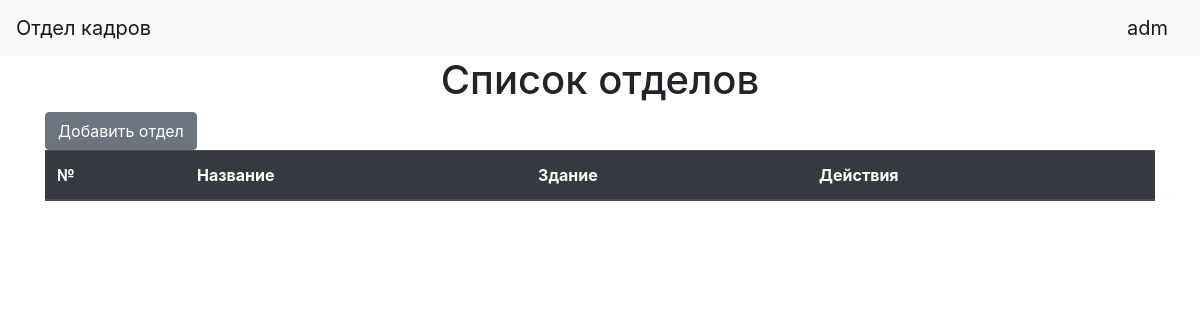
The app's page /departments (signed in), older data.
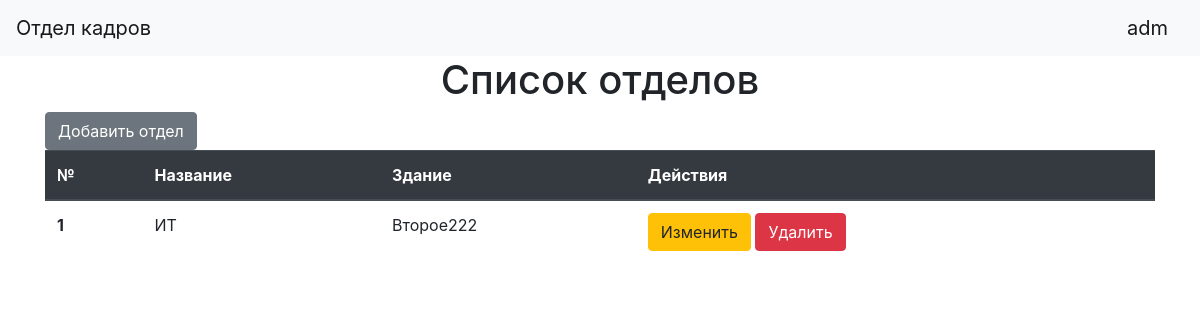
The same page, newer data.
### data/users.py (models this page shows, shortened)
class User(SqlAlchemyBase, UserMixin):
    __tablename__ = 'users'
    id = sqlalchemy.Column(sqlalchemy.Integer, primary_key=True, autoincrement=True)
    login = sqlalchemy.Column(sqlalchemy.String, nullable=True)
    hashed_password = sqlalchemy.Column(sqlalchemy.String, nullable=True)
    is_admin = sqlalchemy.Column(sqlalchemy.Boolean, nullable=False)

### data/departments.py (models this page shows)
class Department(SqlAlchemyBase):
    __tablename__ = 'departments'
    id = sqlalchemy.Column(sqlalchemy.Integer, primary_key=True, autoincrement=True)
    name = sqlalchemy.Column(sqlalchemy.String, nullable=False, unique=True)
    building_id = sqlalchemy.Column(sqlalchemy.Integer, sqlalchemy.ForeignKey("buildings.id"))
    building = orm.relation('Building')
    staff = orm.relation('Staff', back_populates='department')

### data/buildings.py (models this page shows)
class Building(SqlAlchemyBase):
    __tablename__ = 'buildings'
    id = sqlalchemy.Column(sqlalchemy.Integer, primary_key=True, autoincrement=True)
    name = sqlalchemy.Column(sqlalchemy.String, nullable=False, unique=True)
    departments = orm.relation('Department', back_populates='building')

### main.py (the view)
    @app.route('/departments')
    @login_required
    def departments():
        session = db_session.create_session()
        departments = session.query(Department).all()
        return render_template("departments.html", title='Список отделов', departments=departments)

### data/db_session.py (called while the page is built)
def create_session() -> Session:
    global __factory
    return __factory()

### templates/departments.html
{% extends "base.html" %}
{% block content %}
    <h1 align="center">{{ title }}</h1>
    <a href="department_edit" class="btn btn-secondary">Добавить отдел</a>
    <table class="table">
          <thead class="thead-dark">
            <tr>
              <th scope="col">№</th>
              <th scope="col">Название</th>
              <th scope="col">Здание</th>
              <th scope="col">Действия</th>
            </tr>
          </thead>
          <tbody>
          {% for item in departments %}
            <tr>
              <th scope="row">{{ loop.index }}</th>
              <td>{{ item.name }}</td>
                <td>{{ item.building.name }}</td>
                <td>
                    <a href="/department_edit/{{ item.id }}" class="btn btn-warning">Изменить</a>
                    <a href="/department_delete/{{ item.id }}" class="btn btn-danger">Удалить</a>
                </td>
            </tr>
          {% endfor %}
          </tbody>
    </table>
{% endblock %}

### templates/base.html (shortened to what this page needs)
<!DOCTYPE html>
<html lang="en">
<head>
    <link rel="stylesheet" href="https://stackpath.bootstrapcdn.com/bootstrap/4.4.1/css/bootstrap.min.css">
</head>
  <body>
    <header>
      <nav class="navbar navbar-light bg-light">
        <a class="navbar-brand" href="/">Отдел кадров</a>
          {% if current_user.is_authenticated %}
            <a class="navbar-brand" href="/logout">{{ current_user.login }}</a>
        {% else %}
            <p>
                <a class="btn btn-primary" href="/login">Войти</a>
            </p>
        {% endif %}
      </nav>
    </header>
    <main role="main" class="container">
        {% block content %}{% endblock %}
    </main>
  </body>
</html>

Row changes from the older to the newer data that the page shows:
added Department: name "ИТ", building.name "Второе222"
